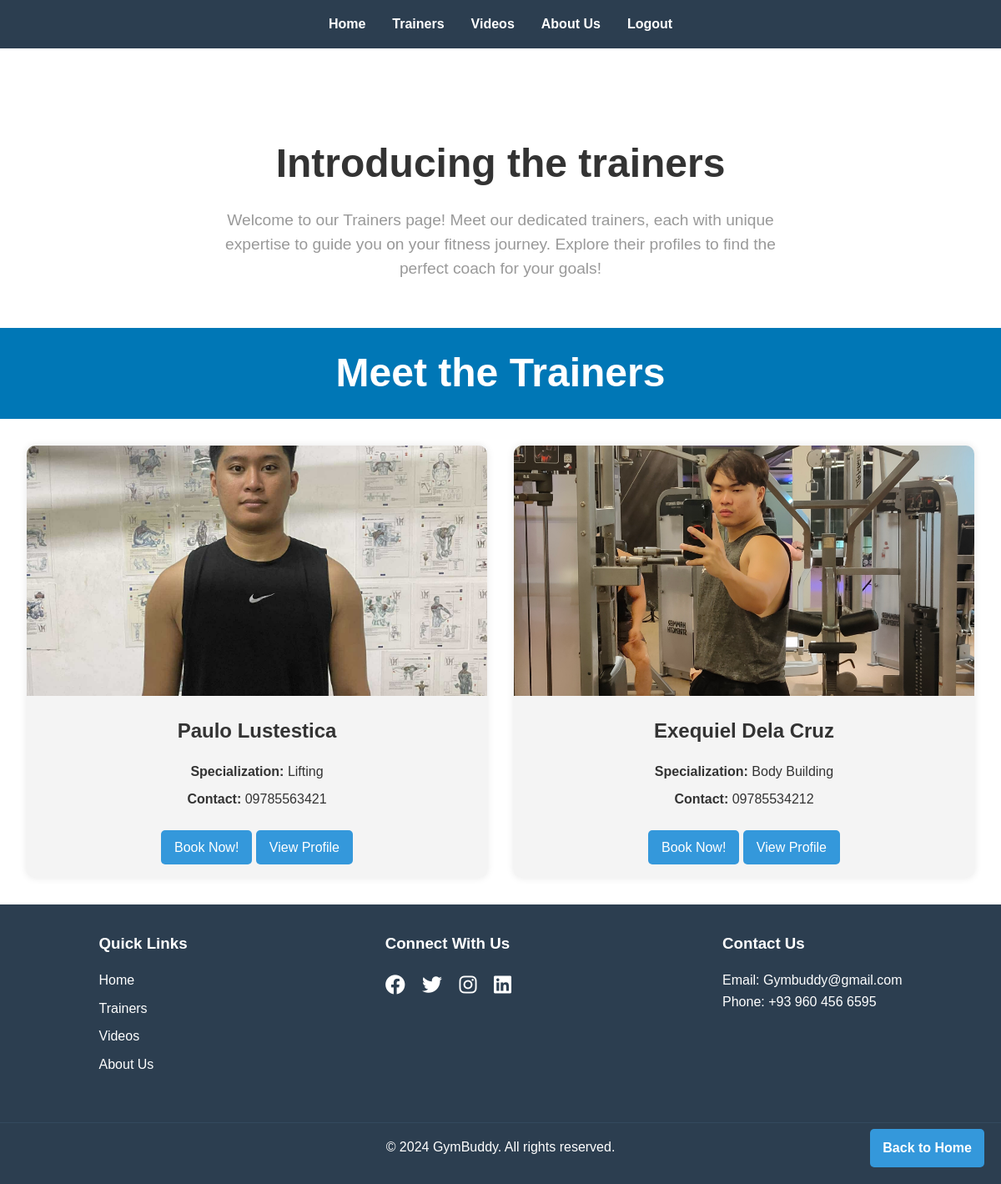
Page /trainers.php (signed in) on the committed database.
### tables this page shows
CREATE TABLE `trainers` (
  `id` int(11) NOT NULL,
  `name` varchar(100) NOT NULL,
  `description` text DEFAULT NULL,
  `contact` varchar(50) DEFAULT NULL,
  `image_url` varchar(255) DEFAULT NULL,
  `specialization` varchar(255) DEFAULT NULL
);

### trainers.php (the view, shortened to what this page needs)
<?php
include 'php/config.php';
$sql = "SELECT * FROM trainers";
$stmt = $pdo->query($sql);
$trainers = $stmt->fetchAll();
?>
<!DOCTYPE html>
<html lang="en">
<head>
    <link rel="stylesheet" href="css/style.css">
    <link rel="stylesheet" href="https://cdnjs.cloudflare.com/ajax/libs/font-awesome/6.1.1/css/all.min.css">
</head>
<body>
    <header>
        <nav>
            <ul>
                <li><a href="index.php">Home</a></li>
                <li><a href="trainers.php">Trainers</a></li>
                <li><a href="videos.php">Videos</a></li>
                <li><a href="about.php">About Us</a></li>
                <?php if(isset($_SESSION['user_id'])): ?>
                    <li><a href="php/logout.php">Logout</a></li>
                <?php else: ?>
                    <li><a href="php/login.php">Login</a></li>
                    <li><a href="php/signup.php">Sign Up</a></li>
                <?php endif; ?>
            </ul>
        </nav>
    </header>
    <main>
        <section class="about" id="about">
<div class="row">
   <div class="content">
        <h3>Introducing the trainers</h3>
        <p>
            Welcome to our Trainers page! Meet our dedicated trainers, each with unique expertise to guide you on your fitness journey. Explore their profiles to find the perfect coach for your goals!</p>
   </div>
</div>
</section>
<section class="trainers">
<h1 class="heading">Meet the Trainers</h1>
</section>
<div class="trainers-grid">
    <?php foreach ($trainers as $trainer): ?>
        <div class="trainer-card">
            <img src="uploads/<?php echo htmlspecialchars($trainer['image_url']); ?>" alt="<?php echo htmlspecialchars($trainer['name']); ?>">
            <h2><?php echo htmlspecialchars($trainer['name']); ?></h2>
            <p><strong>Specialization:</strong> <?php echo htmlspecialchars($trainer['specialization']); ?></p>
            <p><strong>Contact:</strong> <?php echo htmlspecialchars($trainer['contact']); ?></p>
            <a href="booking.php?trainer_id=<?php echo $trainer['id']; ?>" class="btn book-now">Book Now!</a>
            <a href="trainer_profile.php?trainer_id=<?php echo $trainer['id']; ?>" class="btn book-now">View Profile</a>
        </div>
    <?php endforeach; ?>
</div>
    </main>
    <footer>
        <div class="footer-content">
            <div class="footer-section">
                <h3>Quick Links</h3>
                <ul>
                    <li><a href="index.php">Home</a></li>
                    <li><a href="trainers.php">Trainers</a></li>
                    <li><a href="videos.php">Videos</a></li>
                    <li><a href="about.php">About Us</a></li>
                </ul>
            </div>
            <div class="footer-section">
                <h3>Connect With Us</h3>
                <div class="social-icons">
                    <a href="#"><i class="fab fa-facebook"></i></a>
                    <a href="#"><i class="fab fa-twitter"></i></a>
                    <a href="#"><i class="fab fa-instagram"></i></a>
                    <a href="#"><i class="fab fa-linkedin"></i></a>
                </div>
            </div>
            <div class="footer-section">
                <h3>Contact Us</h3>
                <p>Email: Gymbuddy@gmail.com</p>
                <p>Phone: +93 960 456 6595</p>
            </div>
        </div>
        <div class="footer-bottom">
            <p>&copy; 2024 GymBuddy. All rights reserved.</p>
        </div>
    </footer>
    <a href="index.php" class="back-to-home">Back to Home</a>
</body>
</html>

### css/style.css (style rules this page uses)
* { margin: 0; padding: 0; box-sizing: border-box; }
body { font-family: Arial, sans-serif; line-height: 1.6; color: #333; }
header { background-color: #2c3e50; color: #fff; padding: 1rem 0; }
nav ul { list-style-type: none; display: flex; justify-content: center; }
nav ul li { margin: 0 1rem; }
nav ul li a { color: #fff; text-decoration: none; font-weight: bold; }
.about .row { display: flex; align-items: center; gap:2rem; flex-wrap: wrap; padding:2rem 0; padding-bottom: 3rem; max-width: 700px; margin: auto; text-align: center; justify-content: center; padding-top: 100px; }
.about .row .content { flex:1 1 70rem; max-width: 100%; }
.about .row .content h3 { font-size: 3rem; color:#333; text-align: center; }
.about .row .content p { font-size: 1.2rem; color: #999; padding: .5rem 0; padding-top: 1rem; line-height: 1.5; text-align: center; }
.heading { text-align: center; font-size: 3rem; color:white; padding:1rem; background: #0077b6; }
footer { background-color: #2c3e50; color: #fff; padding: 2rem 0; }
.footer-content { display: flex; justify-content: space-around; flex-wrap: wrap; }
.footer-section { margin-bottom: 1rem; }
.footer-section h3 { margin-bottom: 1rem; }
.footer-section ul { list-style-type: none; }
.footer-section ul li { margin-bottom: 0.5rem; }
.footer-section ul li a { color: #fff; text-decoration: none; }
.social-icons a { color: #fff; font-size: 1.5rem; margin-right: 1rem; }
.footer-bottom { text-align: center; margin-top: 2rem; padding-top: 1rem; border-top: 1px solid #34495e; }
.back-to-home { position: fixed; bottom: 20px; right: 20px; background-color: #3498db; color: #fff; padding: 10px 15px; text-decoration: none; border-radius: 5px; font-weight: bold; }
.trainers-grid { display: grid; grid-template-columns: repeat(auto-fit, minmax(300px, 1fr)); gap: 2rem; padding: 2rem; }
.trainer-card { background-color: #f4f4f4; border-radius: 10px; overflow: hidden; box-shadow: 0 0 10px rgba(0, 0, 0, 0.1); text-align: center; }
.trainer-card img { width: 100%; height: 300px; object-fit: cover; }
.trainer-card h2 { margin: 1rem 0; }
.trainer-card p { margin: 0.5rem 0; }
.book-now { display: inline-block; background-color: #3498db; color: #fff; padding: 0.5rem 1rem; text-decoration: none; border-radius: 5px; margin: 1rem 0; transition: background-color 0.3s ease; }

### rows in the picture
trainers: image_url (picture), name "Paulo Lustestica", specialization "Lifting", contact "09785563421"
trainers: image_url (picture), name "Exequiel Dela Cruz", specialization "Body Building", contact "09785534212"
